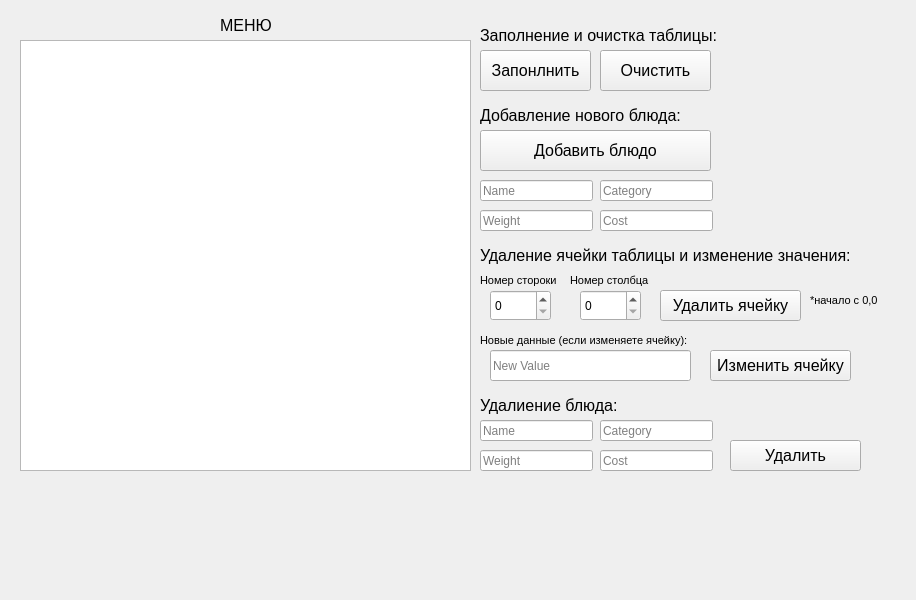
<?xml version="1.0" encoding="UTF-8"?>
<ui version="4.0">
 <class>MainWindow</class>
 <widget class="QMainWindow" name="MainWindow">
  <property name="geometry">
   <rect>
    <x>0</x>
    <y>0</y>
    <width>916</width>
    <height>600</height>
   </rect>
  </property>
  <property name="windowTitle">
   <string>Перделяну Александр</string>
  </property>
  <property name="windowIcon">
   <iconset>
    <normaloff>../практики/практика5-рабочая/icon.ico</normaloff>../практики/практика5-рабочая/icon.ico</iconset>
  </property>
  <widget class="QWidget" name="centralwidget">
   <widget class="QTableWidget" name="tableWidget">
    <property name="geometry">
     <rect>
      <x>20</x>
      <y>40</y>
      <width>451</width>
      <height>431</height>
     </rect>
    </property>
   </widget>
   <widget class="QPushButton" name="pushButton">
    <property name="geometry">
     <rect>
      <x>480</x>
      <y>50</y>
      <width>111</width>
      <height>41</height>
     </rect>
    </property>
    <property name="font">
     <font>
      <pointsize>12</pointsize>
     </font>
    </property>
    <property name="text">
     <string>Запонлнить</string>
    </property>
   </widget>
   <widget class="QPushButton" name="pushButton_2">
    <property name="geometry">
     <rect>
      <x>600</x>
      <y>50</y>
      <width>111</width>
      <height>41</height>
     </rect>
    </property>
    <property name="font">
     <font>
      <pointsize>12</pointsize>
     </font>
    </property>
    <property name="text">
     <string>Очистить</string>
    </property>
   </widget>
   <widget class="QPushButton" name="pushButton_3">
    <property name="geometry">
     <rect>
      <x>480</x>
      <y>130</y>
      <width>231</width>
      <height>41</height>
     </rect>
    </property>
    <property name="font">
     <font>
      <pointsize>12</pointsize>
     </font>
    </property>
    <property name="text">
     <string>Добавить блюдо</string>
    </property>
   </widget>
   <widget class="QPushButton" name="pushButton_delete">
    <property name="geometry">
     <rect>
      <x>730</x>
      <y>440</y>
      <width>131</width>
      <height>31</height>
     </rect>
    </property>
    <property name="font">
     <font>
      <pointsize>12</pointsize>
     </font>
    </property>
    <property name="text">
     <string>Удалить</string>
    </property>
   </widget>
   <widget class="QPushButton" name="pushButton_delete_cell">
    <property name="geometry">
     <rect>
      <x>660</x>
      <y>290</y>
      <width>141</width>
      <height>31</height>
     </rect>
    </property>
    <property name="font">
     <font>
      <pointsize>12</pointsize>
     </font>
    </property>
    <property name="text">
     <string>Удалить ячейку</string>
    </property>
   </widget>
   <widget class="QPushButton" name="pushButton_edit_cell">
    <property name="geometry">
     <rect>
      <x>710</x>
      <y>350</y>
      <width>141</width>
      <height>31</height>
     </rect>
    </property>
    <property name="font">
     <font>
      <pointsize>12</pointsize>
     </font>
    </property>
    <property name="text">
     <string>Изменить ячейку</string>
    </property>
   </widget>
   <widget class="QLineEdit" name="lineEdit_name">
    <property name="geometry">
     <rect>
      <x>480</x>
      <y>180</y>
      <width>113</width>
      <height>21</height>
     </rect>
    </property>
    <property name="placeholderText">
     <string>Name</string>
    </property>
   </widget>
   <widget class="QLineEdit" name="lineEdit_category">
    <property name="geometry">
     <rect>
      <x>600</x>
      <y>180</y>
      <width>113</width>
      <height>21</height>
     </rect>
    </property>
    <property name="placeholderText">
     <string>Category</string>
    </property>
   </widget>
   <widget class="QLineEdit" name="lineEdit_weight">
    <property name="geometry">
     <rect>
      <x>480</x>
      <y>210</y>
      <width>113</width>
      <height>21</height>
     </rect>
    </property>
    <property name="placeholderText">
     <string>Weight</string>
    </property>
   </widget>
   <widget class="QLineEdit" name="lineEdit_cost">
    <property name="geometry">
     <rect>
      <x>600</x>
      <y>210</y>
      <width>113</width>
      <height>21</height>
     </rect>
    </property>
    <property name="placeholderText">
     <string>Cost</string>
    </property>
   </widget>
   <widget class="QSpinBox" name="spinBox_row">
    <property name="geometry">
     <rect>
      <x>490</x>
      <y>290</y>
      <width>61</width>
      <height>31</height>
     </rect>
    </property>
   </widget>
   <widget class="QSpinBox" name="spinBox_col">
    <property name="geometry">
     <rect>
      <x>580</x>
      <y>290</y>
      <width>61</width>
      <height>31</height>
     </rect>
    </property>
   </widget>
   <widget class="QLineEdit" name="lineEdit_new_value">
    <property name="geometry">
     <rect>
      <x>490</x>
      <y>350</y>
      <width>201</width>
      <height>31</height>
     </rect>
    </property>
    <property name="placeholderText">
     <string>New Value</string>
    </property>
   </widget>
   <widget class="QLabel" name="label">
    <property name="geometry">
     <rect>
      <x>480</x>
      <y>20</y>
      <width>251</width>
      <height>31</height>
     </rect>
    </property>
    <property name="font">
     <font>
      <pointsize>12</pointsize>
     </font>
    </property>
    <property name="text">
     <string>Заполнение и очистка таблицы:</string>
    </property>
   </widget>
   <widget class="QLabel" name="label_2">
    <property name="geometry">
     <rect>
      <x>480</x>
      <y>100</y>
      <width>251</width>
      <height>31</height>
     </rect>
    </property>
    <property name="font">
     <font>
      <pointsize>12</pointsize>
     </font>
    </property>
    <property name="text">
     <string>Добавление нового блюда:</string>
    </property>
   </widget>
   <widget class="QLabel" name="label_3">
    <property name="geometry">
     <rect>
      <x>480</x>
      <y>240</y>
      <width>371</width>
      <height>31</height>
     </rect>
    </property>
    <property name="font">
     <font>
      <pointsize>12</pointsize>
     </font>
    </property>
    <property name="text">
     <string>Удаление ячейки таблицы и изменение значения:</string>
    </property>
   </widget>
   <widget class="QLabel" name="label_4">
    <property name="geometry">
     <rect>
      <x>480</x>
      <y>270</y>
      <width>81</width>
      <height>21</height>
     </rect>
    </property>
    <property name="font">
     <font>
      <pointsize>8</pointsize>
     </font>
    </property>
    <property name="text">
     <string>Номер стороки</string>
    </property>
   </widget>
   <widget class="QLabel" name="label_5">
    <property name="geometry">
     <rect>
      <x>570</x>
      <y>270</y>
      <width>81</width>
      <height>21</height>
     </rect>
    </property>
    <property name="font">
     <font>
      <pointsize>8</pointsize>
     </font>
    </property>
    <property name="text">
     <string>Номер столбца</string>
    </property>
   </widget>
   <widget class="QLabel" name="label_6">
    <property name="geometry">
     <rect>
      <x>810</x>
      <y>290</y>
      <width>71</width>
      <height>20</height>
     </rect>
    </property>
    <property name="font">
     <font>
      <pointsize>8</pointsize>
     </font>
    </property>
    <property name="text">
     <string>*начало с 0,0</string>
    </property>
   </widget>
   <widget class="QLabel" name="label_7">
    <property name="geometry">
     <rect>
      <x>480</x>
      <y>330</y>
      <width>211</width>
      <height>21</height>
     </rect>
    </property>
    <property name="font">
     <font>
      <pointsize>8</pointsize>
     </font>
    </property>
    <property name="text">
     <string>Новые данные (если изменяете ячейку):</string>
    </property>
   </widget>
   <widget class="QLabel" name="label_8">
    <property name="geometry">
     <rect>
      <x>480</x>
      <y>390</y>
      <width>231</width>
      <height>31</height>
     </rect>
    </property>
    <property name="font">
     <font>
      <pointsize>12</pointsize>
     </font>
    </property>
    <property name="text">
     <string>Удалиение блюда:</string>
    </property>
   </widget>
   <widget class="QLineEdit" name="lineEdit_weight_2">
    <property name="geometry">
     <rect>
      <x>480</x>
      <y>450</y>
      <width>113</width>
      <height>21</height>
     </rect>
    </property>
    <property name="placeholderText">
     <string>Weight</string>
    </property>
   </widget>
   <widget class="QLineEdit" name="lineEdit_category_2">
    <property name="geometry">
     <rect>
      <x>600</x>
      <y>420</y>
      <width>113</width>
      <height>21</height>
     </rect>
    </property>
    <property name="placeholderText">
     <string>Category</string>
    </property>
   </widget>
   <widget class="QLineEdit" name="lineEdit_cost_2">
    <property name="geometry">
     <rect>
      <x>600</x>
      <y>450</y>
      <width>113</width>
      <height>21</height>
     </rect>
    </property>
    <property name="placeholderText">
     <string>Cost</string>
    </property>
   </widget>
   <widget class="QLineEdit" name="lineEdit_name_2">
    <property name="geometry">
     <rect>
      <x>480</x>
      <y>420</y>
      <width>113</width>
      <height>21</height>
     </rect>
    </property>
    <property name="placeholderText">
     <string>Name</string>
    </property>
   </widget>
   <widget class="QLabel" name="label_9">
    <property name="geometry">
     <rect>
      <x>220</x>
      <y>10</y>
      <width>51</width>
      <height>31</height>
     </rect>
    </property>
    <property name="font">
     <font>
      <pointsize>12</pointsize>
     </font>
    </property>
    <property name="text">
     <string>МЕНЮ</string>
    </property>
   </widget>
  </widget>
 </widget>
 <resources/>
 <connections/>
</ui>
